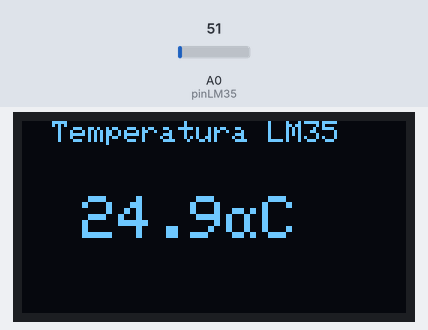
The sketch below on a simulated Arduino Uno, built with avr-gcc and run on an emulated ATmega328P. On the bench: 128×64 one-colour display. Inputs (shaded band) come from the test bench; at power-on: A0 (pinLM35) = 51. What the sketch prints to the serial monitor is not drawn.

Above: at 1.6 s.
1.7 s: A0 (pinLM35) set to 61
At 2.3 s:
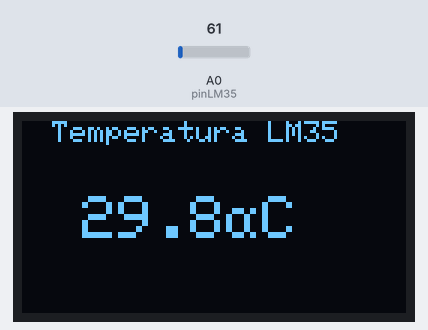
3.5 s: A0 (pinLM35) set to 71
At 5.0 s:
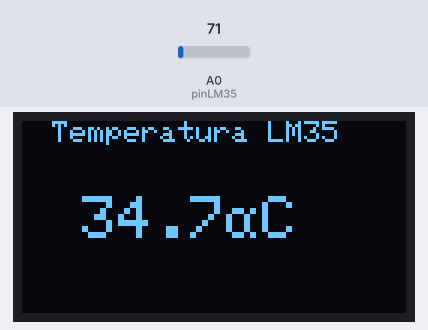
5.5 s: A0 (pinLM35) set to 86
At 6.6 s:
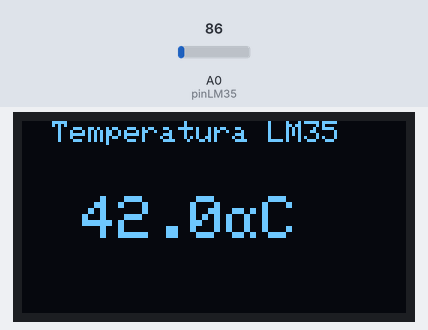
Timing chart, 0 to 8.5 s (numbered marks = the images above; inputs shaded):
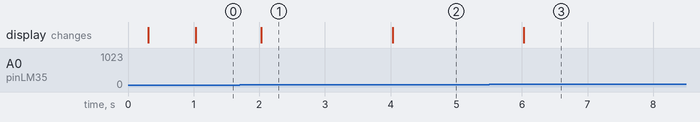

The sketch:

oled_lm35.ino
```cpp
// Importar las librerias a utilizar
#include <SPI.h>
#include <Wire.h>
#include <Adafruit_GFX.h>
#include <Adafruit_SH110X.h>

// Dirección I2C del display
#define i2c_Address 0x3c //initialize with the I2C addr 0x3C Typically eBay OLED's

#define SCREEN_WIDTH 128
#define SCREEN_HEIGHT 64
#define OLED_RESET -1   // Reset no usado en la mayoría de placas

//Inicializa la configuración de la pantalla
Adafruit_SH1106G display = Adafruit_SH1106G(SCREEN_WIDTH, SCREEN_HEIGHT, &Wire, OLED_RESET);

// Pin del sensor LM35
const int pinLM35 = A0;

// Variables de tiempo para muestreo
const unsigned long intervalo = 1000; // en milisegundos
unsigned long ultimaMillis = 0;

void setup() {
  Serial.begin(9600);
  while (!Serial) { }

  delay(250);

  // Inicializar OLED
  if (!display.begin(i2c_Address, true)) {
    Serial.println(F("Error: no se detecta pantalla OLED"));
    for (;;);
  }

  display.setContrast(200); // brillo (0–255)

  // Limpiar display
  display.clearDisplay();
  display.display();

  Serial.println("LM35 + OLED listo");
}

void loop() {
  unsigned long ahora = millis();
  if (ahora - ultimaMillis >= intervalo) {
    ultimaMillis = ahora;

    int lectura = analogRead(pinLM35); // 0..1023
    const float Vref = 5.0; // ajustar si tu referencia ADC es distinta
    float voltaje = lectura * (Vref / 1023.0); // voltaje en V
    float tempC = voltaje * 100.0; // LM35: 10 mV/°C -> factor 100

    // Imprime en formato legible
    Serial.print("Temperatura: ");
    Serial.print(tempC, 2); // 2 decimales
    Serial.println(" °C");

    // Clear the buffer.
    display.clearDisplay();

    // Texto de cabecera
    display.setTextSize(1); // tamaño pequeño
    display.setTextColor(SH110X_WHITE);
    display.setCursor(10, 0);
    display.println("Temperatura LM35");

    // Texto de valor grande
    display.setTextSize(2); // tamaño grande
    display.setTextColor(SH110X_WHITE); // blanco
    display.setCursor(20, 25);
    display.print(tempC, 1);
    display.print((char)223); // símbolo de grados celcius
    display.println("C");

    //Para guardar los cambios hechos en la pantalla
    display.display();
  }
}
```

Measured:
- after the input at 1.7 s, the display: changes after 0.33 s (image 1)
- after the input at 3.5 s, the display: changes after 0.53 s (image 2)
- after the input at 5.5 s, the display: changes after 0.53 s (image 3)
